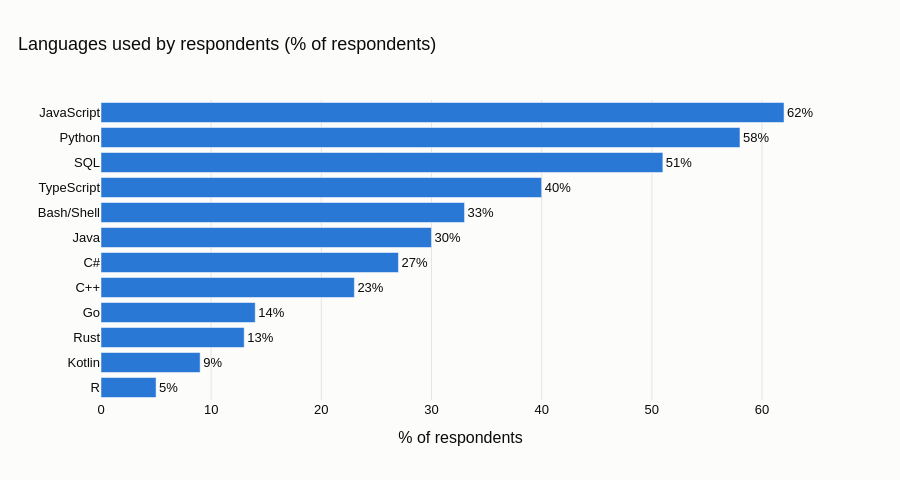

This figure's notebook cell:
### Markdown cell above
### plotly

### Code cell
import plotly.express as px
fig = px.bar(df, x="pct", y="language", orientation="h", text="pct",
             color_discrete_sequence=PALETTE, title="Languages used by respondents (% of respondents)",
             labels={"pct": "% of respondents", "language": ""})
fig.update_traces(texttemplate="%{text}%", textposition="outside")
fig.update_layout(height=480)
fig.show()

### Figure 1 — Plotly figure (JSON) as saved in the notebook; plotly's stock layout.template omitted (floating-point values rounded to 4 significant figures)
{"data": [{"hovertemplate": "% of respondents=%{text}<br>=%{y}<extra></extra>", "legendgroup": "", "marker": {"color": "#2a78d6", "pattern": {"shape": ""}}, "name": "", "orientation": "h", "showlegend": false, "text": [5.0, 9.0, 13.0, 14.0, 23.0, 27.0, 30.0, 33.0, 40.0, 51.0, 58.0, 62.0], "textposition": "outside", "texttemplate": "%{text}%", "type": "bar", "x": [5, 9, 13, 14, 23, 27, 30, 33, 40, 51, 58, 62], "xaxis": "x", "y": ["R", "Kotlin", "Rust", "Go", "C++", "C#", "Java", "Bash/Shell", "TypeScript", "SQL", "Python", "JavaScript"], "yaxis": "y"}], "layout": {"barmode": "relative", "height": 480, "legend": {"tracegroupgap": 0}, "title": {"text": "Languages used by respondents (% of respondents)"}, "xaxis": {"anchor": "y", "domain": [0.0, 1.0], "title": {"text": "% of respondents"}}, "yaxis": {"anchor": "x", "domain": [0.0, 1.0], "title": {"text": ""}}}}
